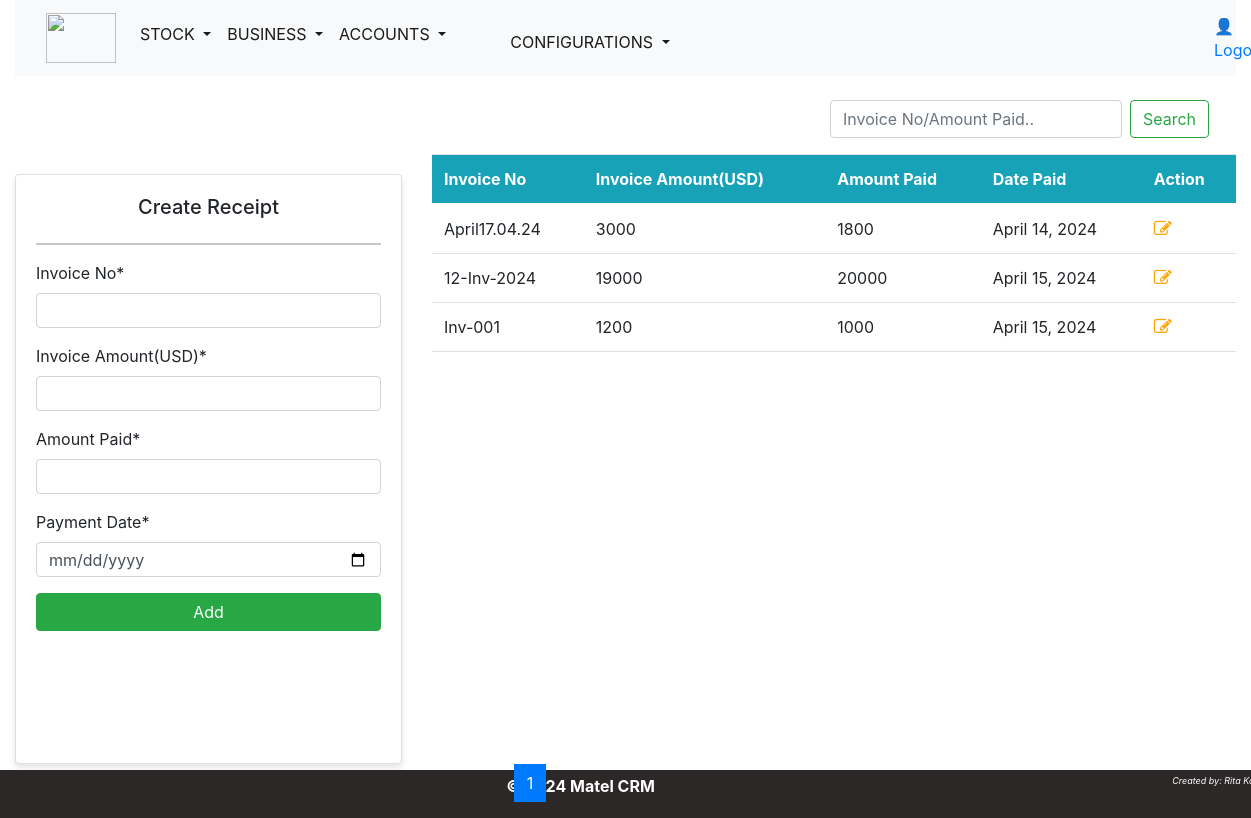
Screenshot of /receiptsdetails/ with the database file from the repository.
### inventory/models.py (models this page shows, shortened)
class Receipts(models.Model):
    invoiceno=models.CharField(max_length=30)
    invoiceamt=models.IntegerField(default=0)
    amtpaid=models.IntegerField(default=0)
    datepaid=models.DateField(default=timezone.now)

### inventory/views.py (the view)
# urls.py: path('receiptsdetails/', views.receiptsdetails, name='receiptsdetails'),
def receiptsdetails(request):
    template='inventory/stock/accounts/receipt.html'
    receiptlist=Receipts.objects.all().order_by('-id')
    page=Paginator(receiptlist,10)
    page_list=request.GET.get('page')
    page = page.get_page(page_list)
    if request.method == 'POST':
        form=ReceiptForm(request.POST)
        if form.is_valid():
            form.save()
            messages.success(request, f'Receipt details added successfully')
            return redirect('inventory:receiptsdetails')
    else:
            form=ReceiptForm()
    context={
        'page':page,
        'form':form,
    }
    return render(request,template,context)

### inventory/forms.py
class ReceiptForm(forms.ModelForm):
    invoiceno=forms.CharField(label='Invoice No',widget=forms.TextInput(attrs={'class': 'form-control', 'rows': 1}),required=True)
    invoiceamt=forms.CharField(label='Invoice Amount(USD)',widget=forms.TextInput(attrs={'class': 'form-control', 'rows': 1}),required=True)
    amtpaid=forms.CharField(label='Amount Paid',widget=forms.TextInput(attrs={'class': 'form-control', 'rows': 1}),required=True)
    datepaid=forms.DateTimeField(label='Payment Date',widget=DateInput)
    class Meta:
        model=Receipts
        fields=('__all__')

### inventory/templates/inventory/stock/accounts/receipt.html (shortened to what this page needs)
{% extends 'base.html' %}
{% load crispy_forms_tags %}
{% block content %}
<div class="row my-4">
    <div class="row" style="margin-bottom: 1rem;">
        <div class="col-md-8">
        </div>
            <div class="col-md-4">
                <form class="d-flex" action="{% url 'inventory:searchbyinvoice' %}" method="GET">
                    <input class="form-control me-2" name="searched" type="search" placeholder="Invoice No/Amount Paid.." aria-label="Search">
                    <button class="btn btn-outline-success" type="submit">Search</button>
                  </form>
            </div>
    </div>
    <div class="col-md-4">
        <div class="card card-body">
            <h5><center>Create Receipt</center></h5>
            <hr>
            <form method="POST">
                {{ form|crispy }}
                <input class="btn btn-success btn-block" type="submit" value="Add">
            </form>
        </div>
    </div>
    <div class="col-md-8">
        <table class="table bg-white">
            <thead class="bg-info text-white">
                <tr>
                    <th scope="col">Invoice No</th>
                    <th scope="col">Invoice Amount(USD)</th>
                    <th scope="col">Amount Paid</th>
                    <th scope="col">Date Paid</th>
                    <th scope="col">Action</th>
                </tr>
            </thead>
            <tbody>
                {% for n in page.object_list %}
                <tr>
                    <td>{{ n.invoiceno }}</td>
                    <td>{{n.invoiceamt}}</td>
                    <td>{{ n.amtpaid }}</td>
                    <td>{{n.datepaid}}</td>
                    <td><a href="{%url 'inventory:update_receipts' n.id%}">
                        <span class="fa fa-edit" style="color: orange; font-size: large;"></span>
                    </a>&nbsp;</td>
                </tr>
                {% endfor %}
            </tbody>
        </table>
    </div>
    <div class="container">
        <div class="row my-6">
            <div class="col-md-4 offset-md-3">
                <nav aria-label="Page navigation example">
                    <ul class="pagination justify-content-center">
                      <li class="page-item">
                        {% for num_page in page.paginator.page_range %} <br>
                        {% if page.number == num_page %}
                        <li class="page-item active" aria-current="page">
                            <a class="page-link"  href="{% url 'inventory:receiptsdetails' %}?page={{num_page}}">{{ num_page }}</a>
                        </li>
                        {% else %}
                        <li class="page-item" aria-current="page">
                            <a class="page-link"  href="{% url 'inventory:receiptsdetails' %}?page={{num_page}}">{{ num_page }}</a>
                        </li>
                        {% endif %} <br>
                        {% endfor %}
                    </ul>
                  </nav>
            </div>
        </div>
       </div>
</div>
{% endblock %}

### assets/css/main.css (style rules this page uses)
body { font-family: "Helvetica", Sans-Serif; background-color: lavenderblush; color: #333; margin: 0; padding: 0; height: 80%; }
.container { width: 100%; margin: 0 auto; }
@media screen and (min-width: 901px) { body { font-size: 18px; } }

### assets/css/inventory.css (style rules this page uses)
body { margin: 0; font-family: 'Arial', sans-serif; background-image: url('/assets/images/background.jpg'); background-size: cover; background-position: fill; background-repeat: no-repeat; height: 100vh; }
.card { margin-top: 20px; background-color: #f8f9fa; padding: 20px; border-radius: 5px; box-shadow: 0 4px 6px rgba(0, 0, 0, 0.1); height: calc(80vh - 50px); overflow-y: auto; }
.card-body form .form-control { height: 35px; margin-bottom: 10px; }

### rows the page displays
Receipts: invoiceno "April17.04.24", invoiceamt "3000", amtpaid "1800", datepaid "April 14, 2024"
Receipts: invoiceno "12-Inv-2024", invoiceamt "19000", amtpaid "20000", datepaid "April 15, 2024"
Receipts: invoiceno "Inv-001", invoiceamt "1200", amtpaid "1000", datepaid "April 15, 2024"

### other values shown
{{ num_page }} "1"
